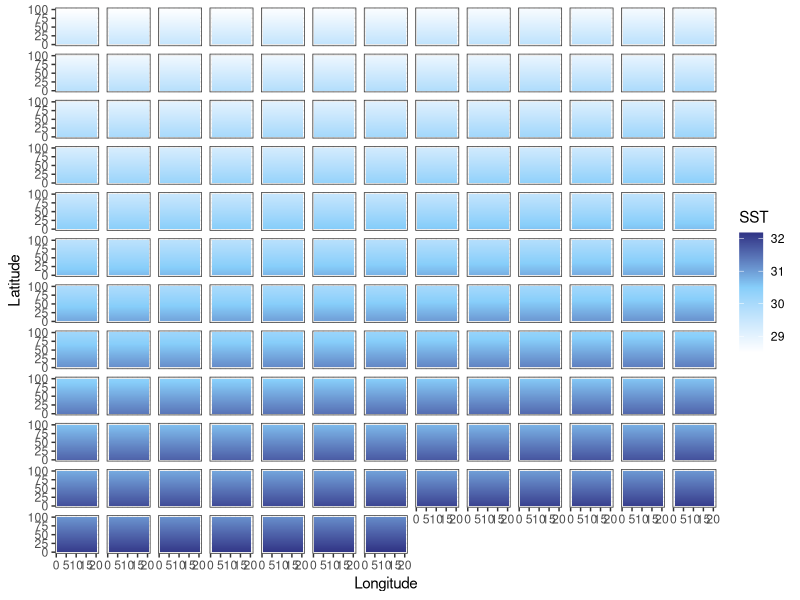
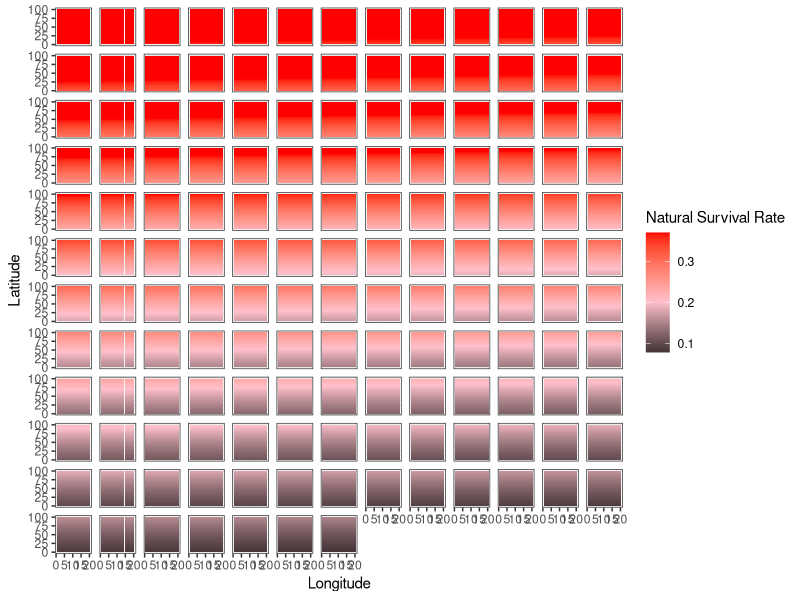
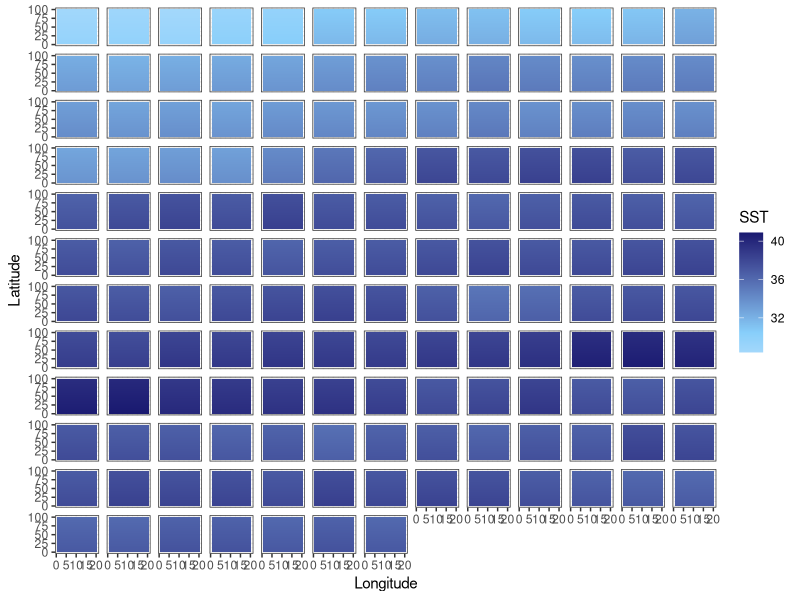
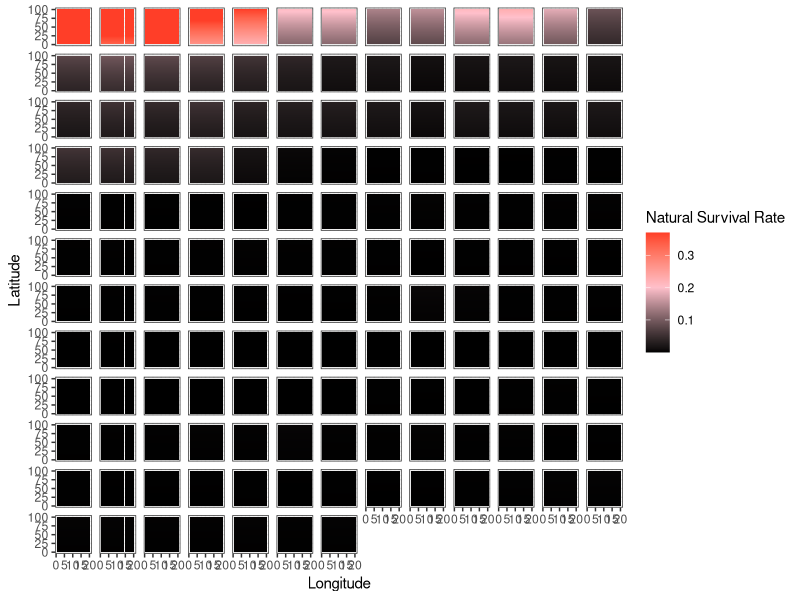
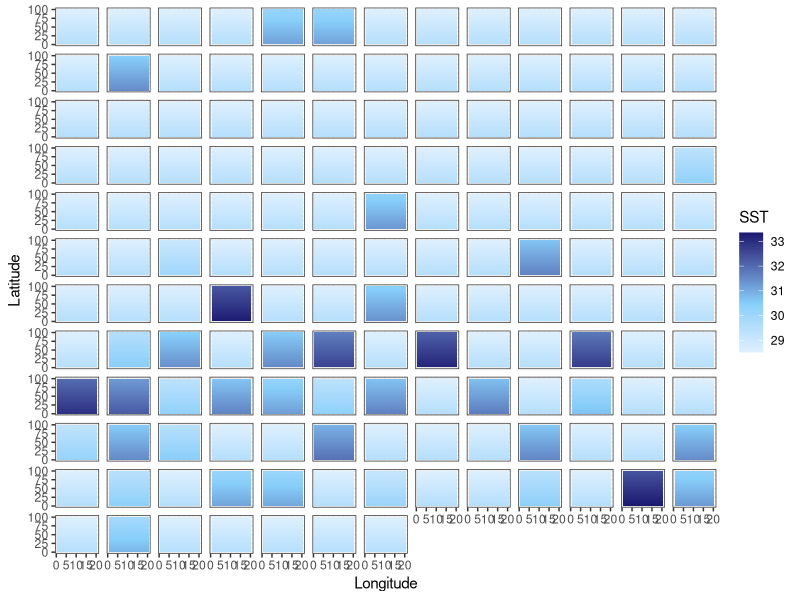
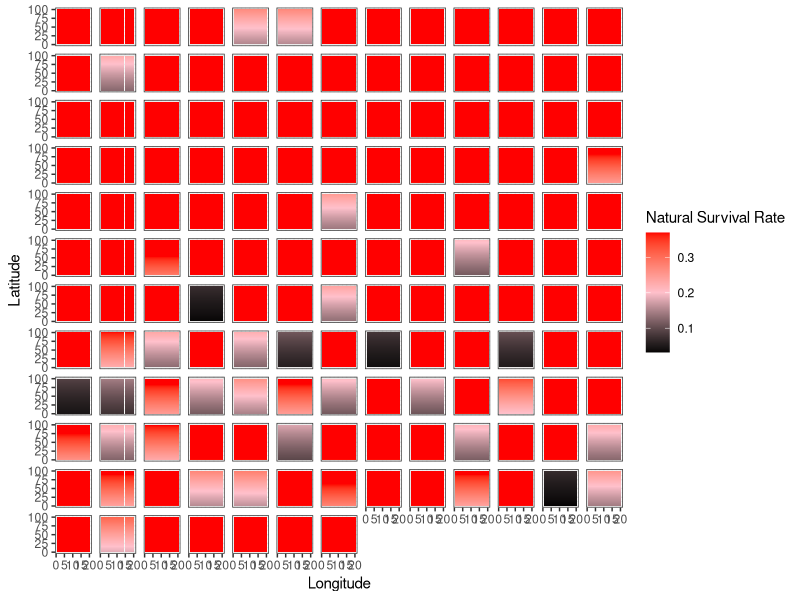

Generate these figures, in order, with R:
library(tidyverse)

addTaskCallback(function(...) {set.seed(42);TRUE})
options(warn=-1)

years = 150
NS.patches = 100
EW.patches = 20
opt.temp = 25

calc_temp_mortality <- function(SST, opt.temp, temp.range, s) {
  nat.m = array(0, c(nrow(SST), ncol(SST)))
  m = 1 - exp((-(SST[,] - opt.temp)^2)/(temp.range^2)) # temperature based mortality function from Walsworth et al.
  m = 1 - m
  nat.m = ifelse(m > s, s, m)
  return(nat.m)
}

# 0.37      29
# 0.2909605 30
# 0.1690133 31
# 0.0889436 32
# 0.0424048 33
# 0.0183156 34
# 0.007167  35



### UNCOMMENT FOR CONSTANT MEAN SHIFT SST
SST.patches.mean <- array(0, c(NS.patches, EW.patches, years))
start_SST = (opt.temp + 3.5) + NS.patches*0.01

for (i in 1:years) {
  SST = start_SST
  for (lat in 1:NS.patches) {
    SST.patches.mean[lat,,i] = SST
    SST = SST - 0.01
  }
  start_SST = start_SST + 0.018
}

### UNCOMMENT FOR ENSO VARIABLE MEAN SST
SST.patches.enso <- array(0, c(NS.patches, EW.patches, years))
start_SST = (opt.temp + 3.5) + NS.patches*0.01

for (i in 1:years) {
  SST = start_SST
  for (lat in 1:NS.patches) {
    SST.patches.enso[lat,,i] = SST
    SST = SST - 0.01
  }
  start_SST = start_SST + rnorm(1, mean = 0.018, sd = .5)
}

### UNCOMMENT FOR SHOCK SST CHANGES
SST.patches.shock <- array(0, c(NS.patches, EW.patches, years))
start_SST = (opt.temp + 3.5) + NS.patches*0.01

for (i in 1:years) {
  heat_prob = runif(1, 0, 1)
  if ((i < 75 & heat_prob < 0.1) | (i >= 75 & heat_prob < 0.35)) {
    intensity <- runif(1, .5, ifelse(i < 75, 2, 4))
    SST = start_SST + intensity
  } else {
    SST = start_SST
  }
  for (lat in 1:NS.patches) {
    SST.patches.shock[lat,,i] = SST
    SST = SST - 0.01
  }
}

output_df_mean = data.frame() #create dataframe to hold results
output_df_enso = data.frame()
output_df_shock = data.frame()


# Mean --------------------------------------------------------------------

for(b in 1:years) {
  SSTdf_mean = SST.patches.mean[,,b] %>% 
    as.data.frame() 
  
  SSTdf_mean$lat = c(1:NS.patches)
  SSTdf_mean$year = paste0(b)
  
  output_df_mean = bind_rows(output_df_mean, SSTdf_mean)
}

SSTdf_mean = output_df_mean %>% 
  pivot_longer(V1:V20,
               names_to = "lon",
               values_to = "sst") %>% 
  mutate(lon = case_when(
    lon == "V1" ~ 1,
    lon == "V2" ~ 2,
    lon == "V3" ~ 3,
    lon == "V4" ~ 4,
    lon == "V5" ~ 5,
    lon == "V6" ~ 6,
    lon == "V7" ~ 7,
    lon == "V8" ~ 8,
    lon == "V9" ~ 9,
    lon == "V10" ~ 10,
    lon == "V11" ~ 11,
    lon == "V12" ~ 12,
    lon == "V13" ~ 13,
    lon == "V14" ~ 14,
    lon == "V15" ~ 15,
    lon == "V16" ~ 16,
    lon == "V17" ~ 17,
    lon == "V18" ~ 18,
    lon == "V19" ~ 19,
    lon == "V20" ~ 20
    )) %>% 
  mutate(year = as.numeric(year))

mt = ggplot(SSTdf_mean, aes(lon, lat, fill = sst)) +
  geom_tile() +
  labs(x = "Longitude", y = "Latitude", fill = "SST") +
  theme_bw() +
  scale_fill_gradient2(low = "white", high = "midnightblue", mid = "lightskyblue", midpoint = 30.5) +
  facet_wrap(~year) + 
  theme(
    strip.background = element_blank(),
    strip.text.x = element_blank())

SSTdf_mean = SSTdf_mean %>% 
  mutate(mortality = 1 - (1 - exp((-(sst - 25)^2)/(4.5^2)))) %>% 
  mutate(survival = ifelse(mortality > 0.37, 0.37, mortality))

mm = ggplot(SSTdf_mean, aes(lon, lat, fill = survival)) +
  geom_tile() +
  labs(x = "Longitude", y = "Latitude", fill = "Natural Survival Rate") +
  theme_bw() +
  scale_fill_gradient2(low = "black", high = "red", mid = "pink", midpoint = .2) +
  facet_wrap(~year) + 
  theme(
    strip.background = element_blank(),
    strip.text.x = element_blank())

# ENSO --------------------------------------------------------------------

for(b in 1:years) {
  SSTdf_enso = SST.patches.enso[,,b] %>% 
    as.data.frame() 
  
  SSTdf_enso$lat = c(1:NS.patches)
  SSTdf_enso$year = paste0(b)
  
  output_df_enso = bind_rows(output_df_enso, SSTdf_enso)
}

SSTdf_enso = output_df_enso %>% 
  pivot_longer(V1:V20,
               names_to = "lon",
               values_to = "sst") %>% 
  mutate(lon = case_when(
    lon == "V1" ~ 1,
    lon == "V2" ~ 2,
    lon == "V3" ~ 3,
    lon == "V4" ~ 4,
    lon == "V5" ~ 5,
    lon == "V6" ~ 6,
    lon == "V7" ~ 7,
    lon == "V8" ~ 8,
    lon == "V9" ~ 9,
    lon == "V10" ~ 10,
    lon == "V11" ~ 11,
    lon == "V12" ~ 12,
    lon == "V13" ~ 13,
    lon == "V14" ~ 14,
    lon == "V15" ~ 15,
    lon == "V16" ~ 16,
    lon == "V17" ~ 17,
    lon == "V18" ~ 18,
    lon == "V19" ~ 19,
    lon == "V20" ~ 20
  )) %>% 
  mutate(year = as.numeric(year))

et = ggplot(SSTdf_enso, aes(lon, lat, fill = sst)) +
  geom_tile() +
  labs(x = "Longitude", y = "Latitude", fill = "SST") +
  theme_bw() +
  scale_fill_gradient2(low = "white", high = "midnightblue", mid = "lightskyblue", midpoint = 30.5) +
  facet_wrap(~year) + 
  theme(
    strip.background = element_blank(),
    strip.text.x = element_blank())

SSTdf_enso = SSTdf_enso %>% 
  mutate(mortality = 1 - (1 - exp((-(sst - 25)^2)/(4.5^2)))) %>% 
  mutate(survival = ifelse(mortality > 0.37, 0.37, mortality))

em = ggplot(SSTdf_enso, aes(lon, lat, fill = survival)) +
  geom_tile() +
  labs(x = "Longitude", y = "Latitude", fill = "Natural Survival Rate") +
  theme_bw() +
  scale_fill_gradient2(low = "black", high = "red", mid = "pink", midpoint = .2) +
  facet_wrap(~year) + 
  theme(
    strip.background = element_blank(),
    strip.text.x = element_blank())

# shock -------------------------------------------------------------------

for(b in 1:years) {
  SSTdf_shock = SST.patches.shock[,,b] %>% 
    as.data.frame() 
  
  SSTdf_shock$lat = c(1:NS.patches)
  SSTdf_shock$year = paste0(b)
  
  output_df_shock = bind_rows(output_df_shock, SSTdf_shock)
}

SSTdf_shock = output_df_shock %>% 
  pivot_longer(V1:V20,
               names_to = "lon",
               values_to = "sst") %>% 
  mutate(lon = case_when(
    lon == "V1" ~ 1,
    lon == "V2" ~ 2,
    lon == "V3" ~ 3,
    lon == "V4" ~ 4,
    lon == "V5" ~ 5,
    lon == "V6" ~ 6,
    lon == "V7" ~ 7,
    lon == "V8" ~ 8,
    lon == "V9" ~ 9,
    lon == "V10" ~ 10,
    lon == "V11" ~ 11,
    lon == "V12" ~ 12,
    lon == "V13" ~ 13,
    lon == "V14" ~ 14,
    lon == "V15" ~ 15,
    lon == "V16" ~ 16,
    lon == "V17" ~ 17,
    lon == "V18" ~ 18,
    lon == "V19" ~ 19,
    lon == "V20" ~ 20
  )) %>% 
  mutate(year = as.numeric(year))

st = ggplot(SSTdf_shock, aes(lon, lat, fill = sst)) +
  geom_tile() +
  labs(x = "Longitude", y = "Latitude", fill = "SST") +
  theme_bw() +
  scale_fill_gradient2(low = "white", high = "midnightblue", mid = "lightskyblue", midpoint = 30.5) +
  facet_wrap(~year) + 
  theme(
    strip.background = element_blank(),
    strip.text.x = element_blank())

SSTdf_shock = SSTdf_shock %>% 
  mutate(mortality = 1 - (1 - exp((-(sst - 25)^2)/(4.5^2)))) %>% 
  mutate(survival = ifelse(mortality > 0.37, 0.37, mortality))

sm = ggplot(SSTdf_shock, aes(lon, lat, fill = survival)) +
  geom_tile() +
  labs(x = "Longitude", y = "Latitude", fill = "Natural Survival Rate") +
  theme_bw() +
  scale_fill_gradient2(low = "black", high = "red", mid = "pink", midpoint = .2) +
  facet_wrap(~year) + 
  theme(
    strip.background = element_blank(),
    strip.text.x = element_blank())

ggsave(mt, file=paste0("mean_temp.pdf"), path = here("figs", "climate"), height = 15, width = 10)
ggsave(mm, file=paste0("mean_mortality.pdf"), path = here("figs", "climate"), height = 15, width = 10)
ggsave(et, file=paste0("enso_temp.pdf"), path = here("figs", "climate"), height = 15, width = 10)
ggsave(em, file=paste0("enso_mortality.pdf"), path = here("figs", "climate"), height = 15, width = 10)
ggsave(st, file=paste0("shock_temp.pdf"), path = here("figs", "climate"), height = 15, width = 10)
ggsave(sm, file=paste0("shock_mortality.pdf"), path = here("figs", "climate"), height = 15, width = 10)
